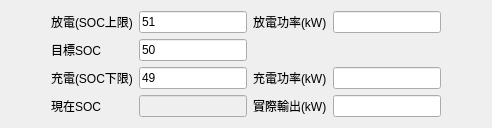
          <widget class="QWidget" name="page_5">
           <layout class="QGridLayout" name="gridLayout_16">
            <item row="1" column="0">
             <spacer name="horizontalSpacer_10">
              <property name="orientation">
               <enum>Qt::Horizontal</enum>
              </property>
              <property name="sizeHint" stdset="0">
               <size>
                <width>40</width>
                <height>20</height>
               </size>
              </property>
             </spacer>
            </item>
            <item row="0" column="1">
             <widget class="QLabel" name="label_48">
              <property name="text">
               <string>放電(SOC上限)</string>
              </property>
             </widget>
            </item>
            <item row="2" column="3">
             <widget class="QLabel" name="label_50">
              <property name="text">
               <string>充電功率(kW)</string>
              </property>
             </widget>
            </item>
            <item row="0" column="2">
             <widget class="QLineEdit" name="lineEdit_51">
              <property name="text">
               <string>51</string>
              </property>
             </widget>
            </item>
            <item row="0" column="3">
             <widget class="QLabel" name="label_49">
              <property name="text">
               <string>放電功率(kW)</string>
              </property>
             </widget>
            </item>
            <item row="4" column="2">
             <widget class="QLineEdit" name="lineEdit_54">
              <property name="enabled">
               <bool>false</bool>
              </property>
             </widget>
            </item>
            <item row="1" column="2">
             <widget class="QLineEdit" name="lineEdit_52">
              <property name="text">
               <string>50</string>
              </property>
             </widget>
            </item>
            <item row="1" column="1">
             <widget class="QLabel" name="label_17">
              <property name="text">
               <string>目標SOC</string>
              </property>
             </widget>
            </item>
            <item row="2" column="2">
             <widget class="QLineEdit" name="lineEdit_53">
              <property name="text">
               <string>49</string>
              </property>
             </widget>
            </item>
            <item row="2" column="4">
             <widget class="QLineEdit" name="lineEdit_56"/>
            </item>
            <item row="1" column="5">
             <spacer name="horizontalSpacer_9">
              <property name="orientation">
               <enum>Qt::Horizontal</enum>
              </property>
              <property name="sizeHint" stdset="0">
               <size>
                <width>40</width>
                <height>20</height>
               </size>
              </property>
             </spacer>
            </item>
            <item row="2" column="1">
             <widget class="QLabel" name="label_10">
              <property name="text">
               <string>充電(SOC下限)</string>
              </property>
             </widget>
            </item>
            <item row="4" column="1">
             <widget class="QLabel" name="label_46">
              <property name="text">
               <string>現在SOC</string>
              </property>
             </widget>
            </item>
            <item row="0" column="4">
             <widget class="QLineEdit" name="lineEdit_55"/>
            </item>
            <item row="4" column="3">
             <widget class="QLabel" name="label_51">
              <property name="text">
               <string>實際輸出(kW)</string>
              </property>
             </widget>
            </item>
            <item row="4" column="4">
             <widget class="QLineEdit" name="lineEdit_57"/>
            </item>
           </layout>
          </widget>
